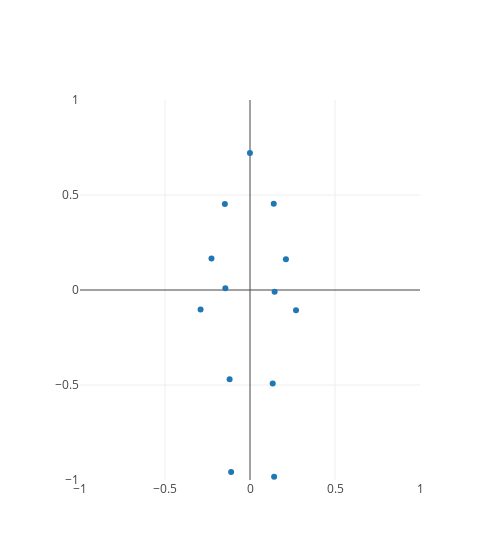
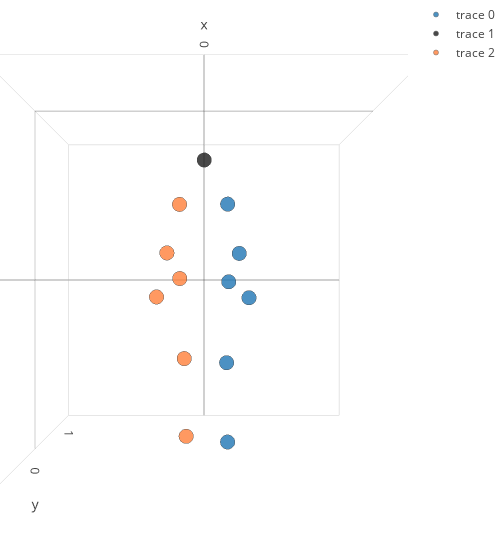
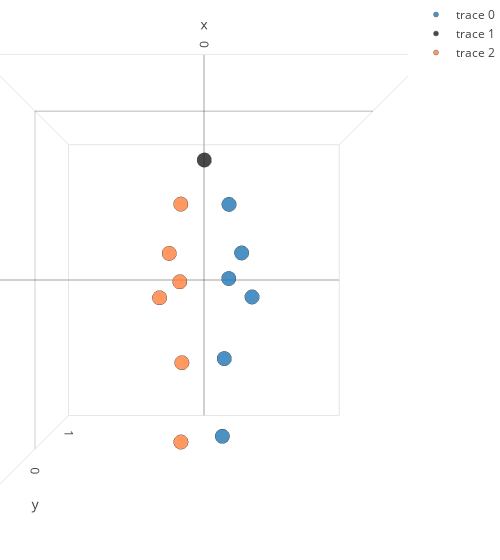
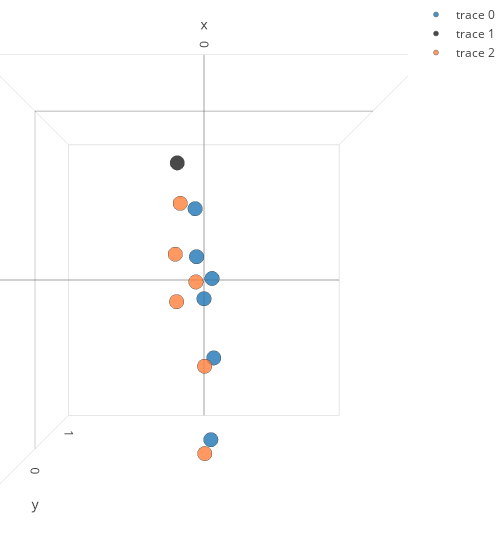

The code cell stored with these charts, in order, in its notebook:
### Markdown cell above
Human3.6M provides 32 distincts joints, many of them are static.
Only a relevant subset of joints is selected.

### Code cell
key = next(iter(trainset_init.keys()))
frameId = 0
rotZ = 0.0*math.pi
rotY = 0.0*math.pi
symetry = False
print(key)
print("frame : "+str(frameId) +" / "+str(trainset_init[key].shape[0]))

data = h36m.processRecord(trainset_init[key][frameId], rotZ, rotY, symetry)
print("2d => ")
h36m.visualize_2D(data)
print("3d => ")
h36m.visualize_3D(data)

symetry = True
data = h36m.processRecord(trainset_init[key][frameId], rotZ, rotY, symetry)
print("3d sym => ")
h36m.visualize_3D(data)

rotZ = 0.8*math.pi/2
rotY = -0.1*math.pi/2
data = h36m.processRecord(trainset_init[key][frameId], rotZ, rotY, symetry)
print("3d sym + rotation pi/4 => ")
h36m.visualize_3D(data)

### Figure 1 — Plotly figure (JSON) as saved in the notebook; plotly's stock layout.template omitted (floating-point values rounded to 4 significant figures)
{"data": [{"mode": "markers", "type": "scatter", "x": [-0.1449, -0.12, -0.111, 0.1449, 0.1335, 0.1419, -0.0002803, 0.1396, 0.2113, 0.2707, -0.1478, -0.2266, -0.2907], "y": [0.009561, -0.4703, -0.9576, -0.009561, -0.4925, -0.9832, 0.7212, 0.4533, 0.1614, -0.1068, 0.4525, 0.1651, -0.102]}], "layout": {"width": 500, "xaxis": {"range": [-1, 1]}, "yaxis": {"range": [-1, 1]}}}

### Figure 2 — Plotly figure (JSON) as saved in the notebook; plotly's stock layout.template omitted (floating-point values rounded to 4 significant figures)
{"data": [{"marker": {"line": {"color": "rgba(200,200,200)", "width": 0.5}, "opacity": 0.8, "size": 5}, "mode": "markers", "type": "scatter3d", "x": [0.1449, 0.1335, 0.1419, 0.1396, 0.2113, 0.2707], "y": [0.004758, 0.03223, 0.1058, 0.02995, 0.07977, 0.0918], "z": [-0.009561, -0.4925, -0.9832, 0.4533, 0.1614, -0.1068]}, {"marker": {"color": "rgb(27, 27, 27)", "line": {"color": "rgba(200,200,200)", "width": 0.5}, "opacity": 0.8, "size": 5}, "mode": "markers", "type": "scatter3d", "x": [-0.0002803], "y": [0.05817], "z": [0.7212]}, {"marker": {"color": "rgb(327, 127, 57)", "line": {"color": "rgba(200,200,200)", "width": 0.5}, "opacity": 0.8, "size": 5}, "mode": "markers", "type": "scatter3d", "x": [-0.1449, -0.12, -0.111, -0.1478, -0.2266, -0.2907], "y": [-0.004758, 0.05264, 0.1455, 0.03688, 0.1005, 0.1136], "z": [0.009561, -0.4703, -0.9576, 0.4525, 0.1651, -0.102]}], "layout": {"margin": {"b": 0, "l": 0, "r": 0, "t": 0}, "scene": {"aspectmode": "manual", "aspectratio": {"x": 1, "y": 1, "z": 1}, "camera": {"center": {"x": 0, "y": 0, "z": 0}, "eye": {"x": 0, "y": -2, "z": 0}, "up": {"x": 0, "y": 0, "z": 1}}, "xaxis": {"nticks": 4, "range": [-1, 1]}, "yaxis": {"nticks": 4, "range": [-1, 1]}, "zaxis": {"nticks": 4, "range": [-1, 1]}}, "title": "cam", "width": 500}}

### Figure 3 — Plotly figure (JSON) as saved in the notebook; plotly's stock layout.template omitted (floating-point values rounded to 4 significant figures)
{"data": [{"marker": {"line": {"color": "rgba(200,200,200)", "width": 0.5}, "opacity": 0.8, "size": 5}, "mode": "markers", "type": "scatter3d", "x": [0.1449, 0.12, 0.111, 0.1478, 0.2266, 0.2907], "y": [-0.004758, 0.05264, 0.1455, 0.03688, 0.1005, 0.1136], "z": [0.009561, -0.4703, -0.9576, 0.4525, 0.1651, -0.102]}, {"marker": {"color": "rgb(27, 27, 27)", "line": {"color": "rgba(200,200,200)", "width": 0.5}, "opacity": 0.8, "size": 5}, "mode": "markers", "type": "scatter3d", "x": [0.0002803], "y": [0.05817], "z": [0.7212]}, {"marker": {"color": "rgb(327, 127, 57)", "line": {"color": "rgba(200,200,200)", "width": 0.5}, "opacity": 0.8, "size": 5}, "mode": "markers", "type": "scatter3d", "x": [-0.1449, -0.1335, -0.1419, -0.1396, -0.2113, -0.2707], "y": [0.004758, 0.03223, 0.1058, 0.02995, 0.07977, 0.0918], "z": [-0.009561, -0.4925, -0.9832, 0.4533, 0.1614, -0.1068]}], "layout": {"margin": {"b": 0, "l": 0, "r": 0, "t": 0}, "scene": {"aspectmode": "manual", "aspectratio": {"x": 1, "y": 1, "z": 1}, "camera": {"center": {"x": 0, "y": 0, "z": 0}, "eye": {"x": 0, "y": -2, "z": 0}, "up": {"x": 0, "y": 0, "z": 1}}, "xaxis": {"nticks": 4, "range": [-1, 1]}, "yaxis": {"nticks": 4, "range": [-1, 1]}, "zaxis": {"nticks": 4, "range": [-1, 1]}}, "title": "cam", "width": 500}}

### Figure 4 — Plotly figure (JSON) as saved in the notebook; plotly's stock layout.template omitted (floating-point values rounded to 4 significant figures)
{"data": [{"marker": {"line": {"color": "rgba(200,200,200)", "width": 0.5}, "opacity": 0.8, "size": 5}, "mode": "markers", "type": "scatter3d", "x": [0.04781, 0.05759, 0.04006, -0.05629, -0.04899, -0.001739], "y": [0.1368, 0.1074, 0.1037, 0.1737, 0.2542, 0.3062], "z": [0.01019, -0.4727, -0.9686, 0.4412, 0.1474, -0.1185]}, {"marker": {"color": "rgb(27, 27, 27)", "line": {"color": "rgba(200,200,200)", "width": 0.5}, "opacity": 0.8, "size": 5}, "mode": "markers", "type": "scatter3d", "x": [-0.1618], "y": [0.05288], "z": [0.7032]}, {"marker": {"color": "rgb(327, 127, 57)", "line": {"color": "rgba(200,200,200)", "width": 0.5}, "opacity": 0.8, "size": 5}, "mode": "markers", "type": "scatter3d", "x": [-0.04781, 0.001762, 0.003039, -0.1387, -0.1642, -0.154], "y": [-0.1368, -0.1409, -0.1502, -0.1017, -0.1688, -0.2346], "z": [-0.01019, -0.4915, -0.9877, 0.4431, 0.147, -0.1199]}], "layout": {"margin": {"b": 0, "l": 0, "r": 0, "t": 0}, "scene": {"aspectmode": "manual", "aspectratio": {"x": 1, "y": 1, "z": 1}, "camera": {"center": {"x": 0, "y": 0, "z": 0}, "eye": {"x": 0, "y": -2, "z": 0}, "up": {"x": 0, "y": 0, "z": 1}}, "xaxis": {"nticks": 4, "range": [-1, 1]}, "yaxis": {"nticks": 4, "range": [-1, 1]}, "zaxis": {"nticks": 4, "range": [-1, 1]}}, "title": "cam", "width": 500}}
